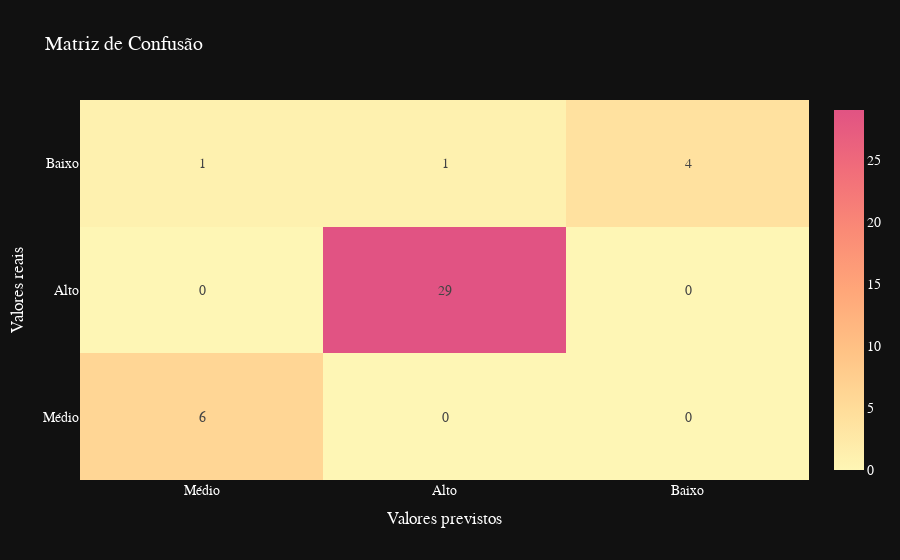

The notebook cell this image was saved under:
### Markdown cell above
# 4) Aplique o modelo aos dados de teste e realize a avaliação dos resultados, da mesma forma que fez acima. Não se esqueça de avaliar com as suas palavras e comparar o desempenho da base treino com a teste.

### Code cell
y_pred_test = naive_credit.predict(x_test)

accuracy_test = accuracy_score(y_test, y_pred_test)
recall_test = recall_score(y_test, y_pred_test, average='macro')
confusion_matrix_test = confusion_matrix(y_test, y_pred_test)


print('Acurácia: ', accuracy_test)
print('Recall: ', recall_test)

fig = go.Figure()

fig.add_traces(go.Heatmap(z= confusion_matrix_test,
                          x=class_names,
                          y=class_names,
                          colorscale = 'pinkyl',
                          texttemplate='%{z}',))

fig.update_layout(title_text = 'Matriz de Confusão',
                  xaxis_title = 'Valores previstos',
                  yaxis_title = 'Valores reais',
                  font = dict(family = 'Times New Roman',
                              size = 14,
                              color = 'white'))

### Figure 1 — Plotly figure (JSON) as saved in the notebook; plotly's stock layout.template omitted (floating-point values rounded to 4 significant figures)
{"data": [{"colorscale": [[0.0, "rgb(254, 246, 181)"], [0.1667, "rgb(255, 221, 154)"], [0.3333, "rgb(255, 194, 133)"], [0.5, "rgb(255, 166, 121)"], [0.6667, "rgb(250, 138, 118)"], [0.8333, "rgb(241, 109, 122)"], [1.0, "rgb(225, 83, 131)"]], "texttemplate": "%{z}", "x": ["Médio", "Alto", "Baixo"], "y": ["Médio", "Alto", "Baixo"], "z": [[6, 0, 0], [0, 29, 0], [1, 1, 4]], "type": "heatmap"}], "layout": {"title": {"text": "Matriz de Confusão"}, "font": {"family": "Times New Roman", "size": 14, "color": "white"}, "xaxis": {"title": {"text": "Valores previstos"}}, "yaxis": {"title": {"text": "Valores reais"}}}}
